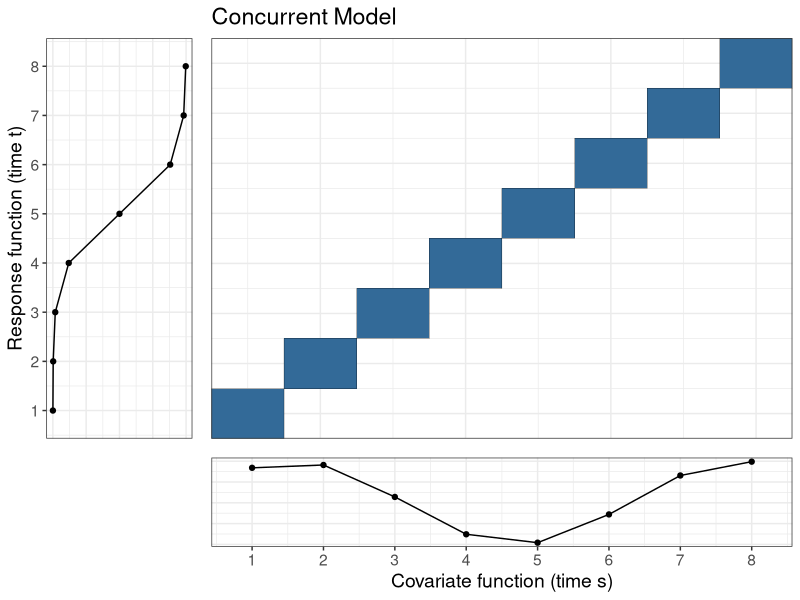
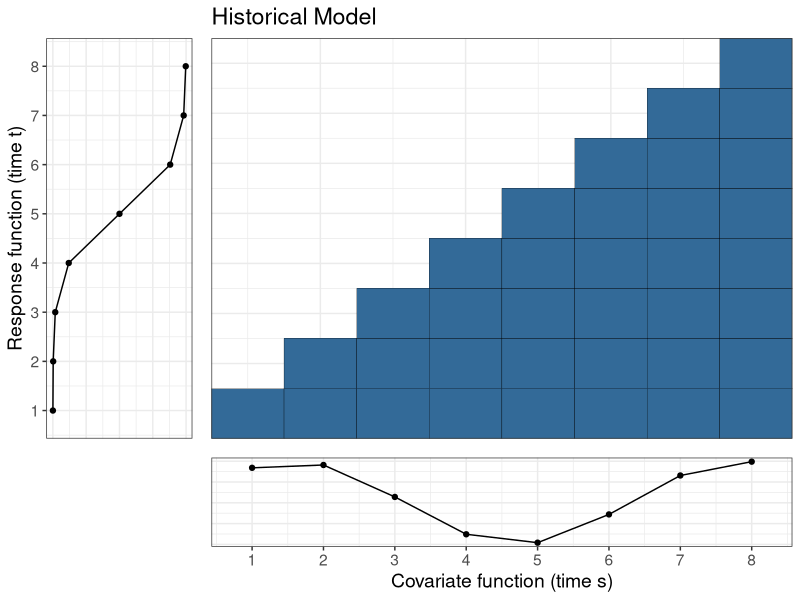
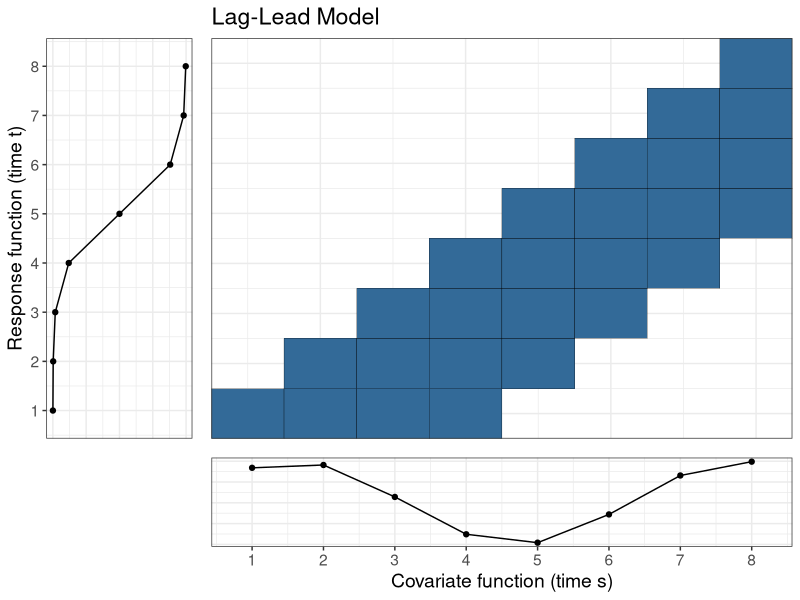
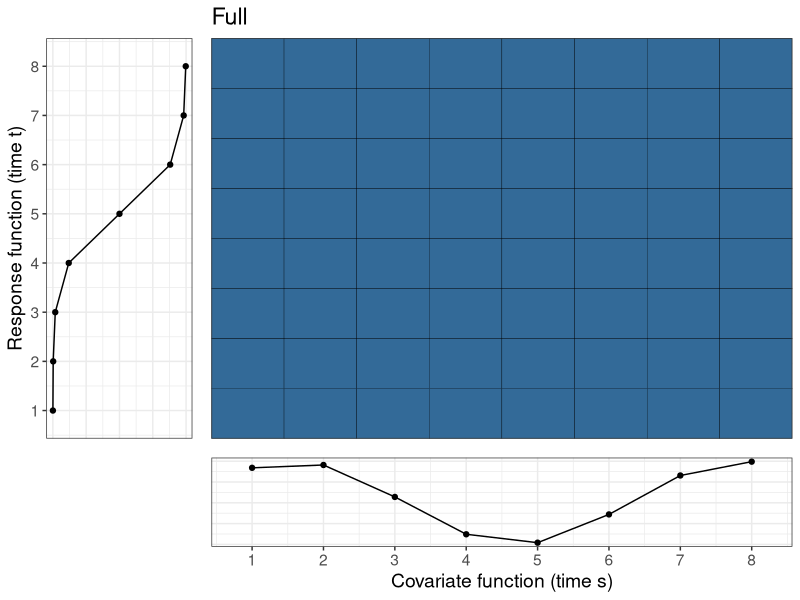
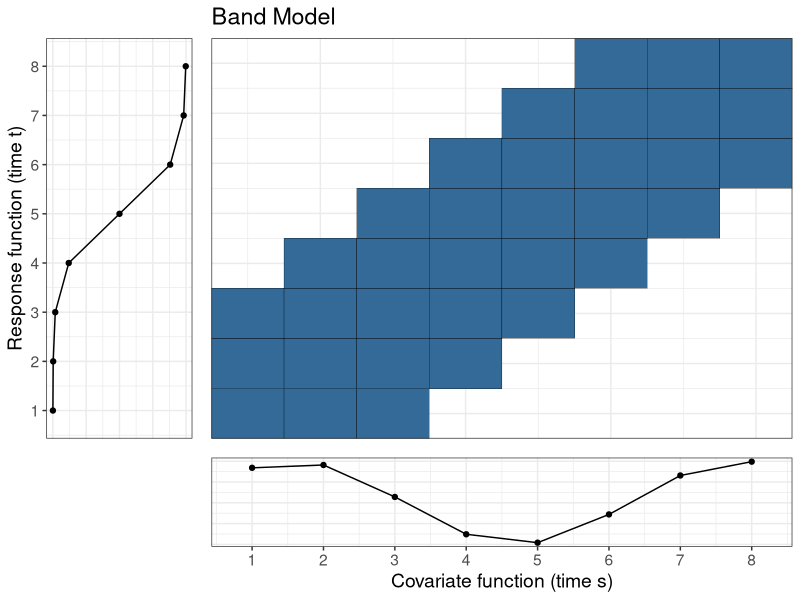

Write R code to recreate these figures, in order.
######## Example plots function-on-function relationship #########

# libraries
library(ggplot2)
library(tidyverse)
library(grid)
library(gridExtra)
library(gtable)

# TODO
# * flipppen
# * nicht time
# * conc, hist, full, banded hist, lag, banded

nr_timepoints <- 8
s <- t <- 1:nr_timepoints
this_data <- expand.grid(s = s, t = t)

# plot function
relplot <- function(fill_fun, 
                    main="", 
                    breaks = 1:nr_timepoints,
                    expand = c(0,0),
                    this_widths = c(1,3),
                    this_heights = c(3,1),
                    magic_nr = 0.2
                    ){
  
  # the plot combiner
  paperPlot <- function(plotUpperLeft,
                        plotUpperRight,
                        plotLowerRight, 
                        widths = this_widths, 
                        heights = this_heights)
  {
    

    
    isULcomb <- class(plotUpperLeft)[1]!="gg"
    
    gr1 <- ggplotGrob(plotLowerRight) 
    gr0 <- ggplotGrob(plotUpperRight)
    gr2 <- if(!isULcomb) ggplotGrob(plotUpperLeft) else plotUpperLeft
    
    gr1$widths <- gr0$widths
    if(!isULcomb) gr2$heights <- gr0$heights else{ 
      
      for(i in 1:length(gr2$grobs)) gr2$grobs[[i]]$heights <- gr0$heights
      
    }
    
    #grid.newpage()
    #grid.draw(
    gtable_matrix("demo",matrix(list(gr2,nullGrob(),gr0,gr1),nrow=2), 
                  widths = unit(widths,"null"), heights = unit(heights,"null"))
    #)
    
  }
  
  # the actual plot
  
  this_data$z <- fill_fun(this_data$s, this_data$t) * 3
  # times 3 for different colour
  this_data <- this_data[this_data$z != 0,]
  
  gg_main <- ggplot(this_data, aes(x = s, y = t, fill = z)) + 
    geom_tile(colour = "black") + 
    theme_bw() + 
    ggtitle(main) + 
#    xlab("Covariate time points s") + 
    # ylab("Response time points t") + 
    scale_y_continuous(breaks = breaks, 
                       expand = expand
                       ) +
    scale_x_continuous(expand = expand
                       ) + 
    theme(
      legend.position = "none",
      text = element_text(size = 14),
      axis.title.x=element_blank(),
      axis.text.x=element_blank(),
      axis.ticks.x=element_blank(),
      axis.title.y=element_blank(),
      axis.text.y=element_blank(),
      axis.ticks.y=element_blank()
    )
  
  
  gglower <- ggplot(data.frame(s=1:nr_timepoints, x=sin(1:nr_timepoints)), aes(x=s, y=x)) + 
    geom_line() + geom_point() + theme_bw() + xlab("Covariate function (time s)") + ylab("") + 
    theme(
      legend.position = "none",
      text = element_text(size = 14),
      axis.title.y=element_blank(),
      axis.text.y=element_blank(),
      axis.ticks.y=element_blank()
    ) + scale_x_continuous(breaks = breaks,
                           limits = c(1-magic_nr,nr_timepoints+magic_nr))
  
  ggleft <- ggplot(data.frame(t=1:nr_timepoints, y=tanh(1:nr_timepoints - 5)), aes(x=y, y=t)) + 
    geom_line() + geom_point() + theme_bw() + ylab("Response function (time t)")  + xlab("") + 
    theme(
      legend.position = "none",
      text = element_text(size = 14),
      axis.title.x=element_blank(),
      axis.text.x=element_blank(),
      axis.ticks.x=element_blank()
    ) + scale_y_continuous(breaks = breaks,
                           limits = c(1-magic_nr,nr_timepoints+magic_nr))
  
  pp <- paperPlot(ggleft, gg_main, gglower)
  
  return(pp)
  
}

grid.newpage()
grid.draw(ggc <- relplot(fill_fun = function(s,t) s==t, main = "Concurrent Model"))
grid.newpage()
grid.draw(ggh <- relplot(fill_fun = function(s,t) t<=s, main = "Historical Model"))
grid.newpage()
grid.draw(ggl <- relplot(fill_fun = function(s,t) t<=s & t+3>=s, main = "Lag-Lead Model"))
grid.newpage()
grid.draw(ggf <- relplot(fill_fun = function(s,t) TRUE, main = "Full"))
grid.newpage()
grid.draw(ggb <- relplot(fill_fun = function(s,t) t-2<=s & t+2>=s, main = "Band Model"))
